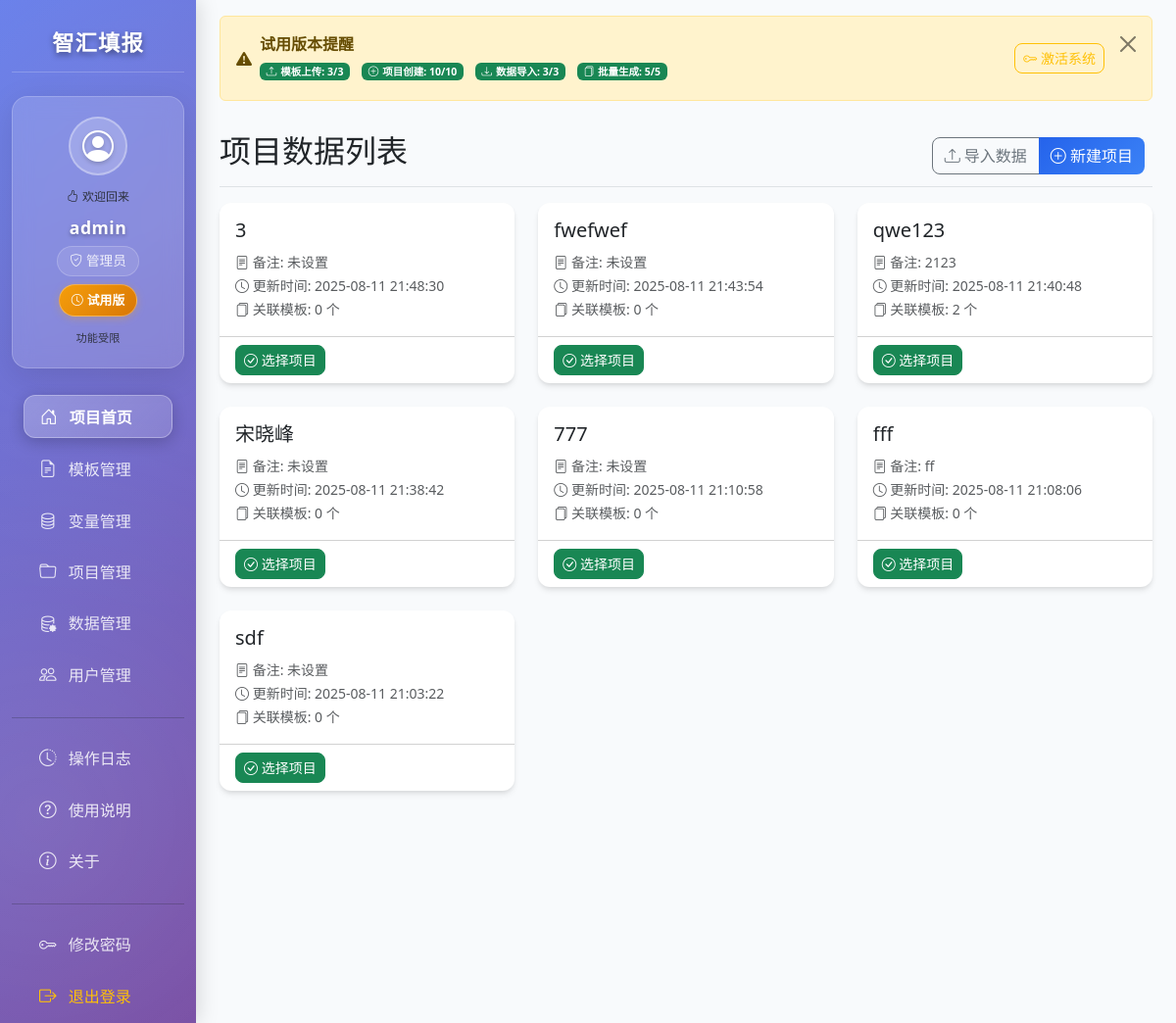
Before: / (signed in) with the older database file.
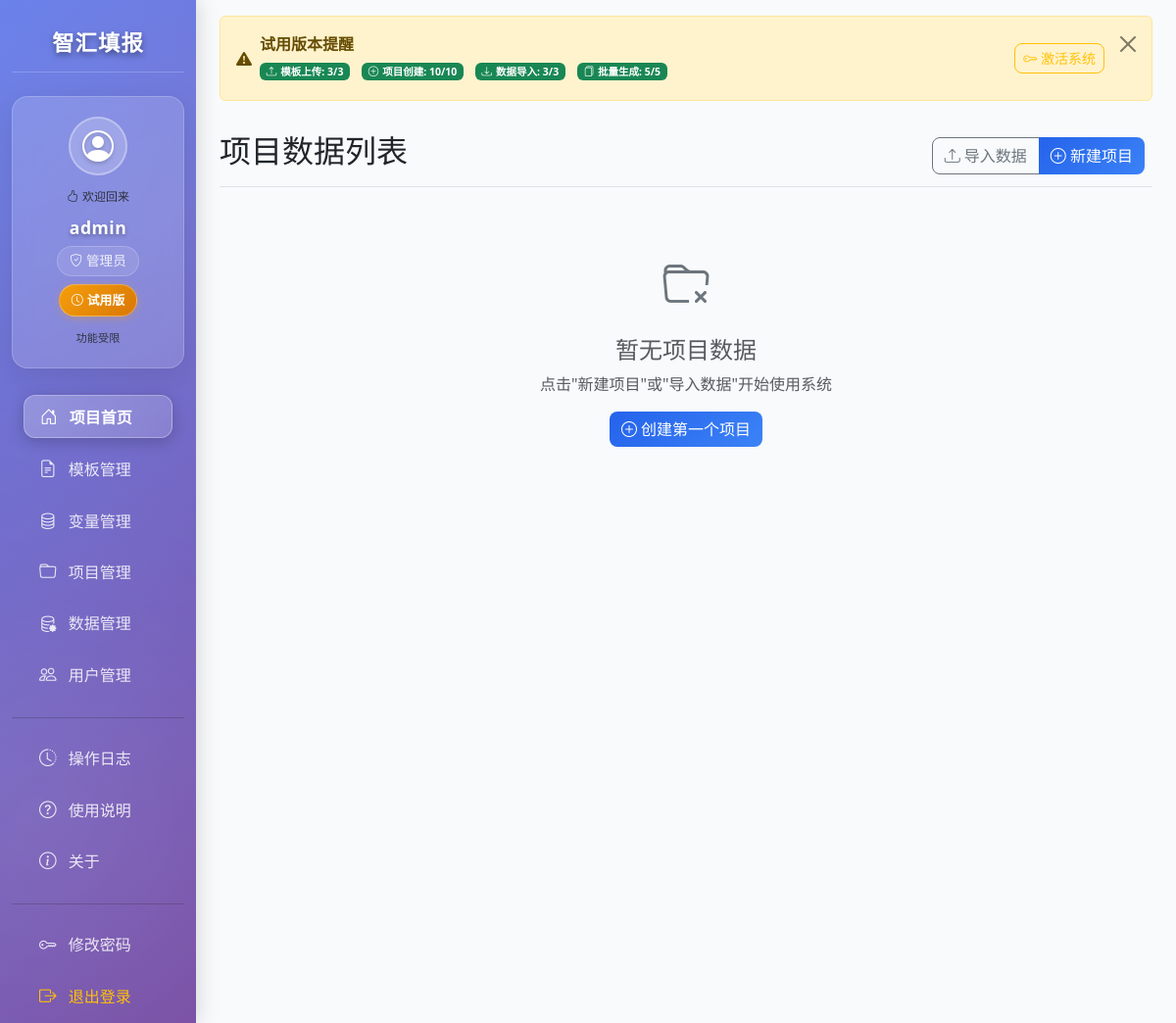
After: the same page with the newer database file.
### tables this page shows
CREATE TABLE projects (
            id INTEGER PRIMARY KEY AUTOINCREMENT,
            name TEXT NOT NULL,
            contract_number TEXT,
            created_at TIMESTAMP DEFAULT CURRENT_TIMESTAMP,
            updated_at TIMESTAMP DEFAULT CURRENT_TIMESTAMP
        , created_by INTEGER);

### app.py (the view, shortened to what this page needs)
@app.route('/')
@login_required
def index():
    conn = get_db_connection()
    cursor = conn.cursor()
    current_user_id = session.get('user_id')
    current_user_role = session.get('role')
    if current_user_role == 'admin':
        cursor.execute('''
            SELECT p.id, p.name, p.contract_number, p.updated_at,
                   COUNT(DISTINCT tv.variable_name) as template_count
            FROM projects p
            LEFT JOIN project_data pd ON p.id = pd.project_id
            LEFT JOIN template_variables tv ON tv.variable_name = pd.variable_name
            GROUP BY p.id
            ORDER BY p.updated_at DESC
        ''')
    projects = cursor.fetchall()
    conn.close()
    return render_template('index.html', projects=projects)

### templates/index.html (shortened to what this page needs)
{% extends "base.html" %}
{% block content %}
<div id="trialStatusAlert" class="alert alert-warning alert-dismissible fade show" role="alert" style="display: none;">
    <div class="d-flex align-items-center">
        <i class="bi bi-exclamation-triangle-fill me-2"></i>
        <div class="flex-grow-1">
            <strong>试用版本提醒</strong>
            <div id="trialStatusContent"></div>
        </div>
        <a href="/about" class="btn btn-sm btn-outline-warning ms-2">
            <i class="bi bi-key"></i> 激活系统
        </a>
    </div>
    <button type="button" class="btn-close" data-bs-dismiss="alert"></button>
</div>
<div class="d-flex justify-content-between flex-wrap flex-md-nowrap align-items-center pt-3 pb-2 mb-3 border-bottom">
    <h1 class="h2">项目数据列表</h1>
    <div class="btn-toolbar mb-2 mb-md-0">
        <div class="btn-group me-2">
            <button type="button" class="btn btn-outline-secondary" onclick="importData()">
                <i class="bi bi-upload"></i> 导入数据
            </button>
            <button type="button" class="btn btn-primary" onclick="createProject()">
                <i class="bi bi-plus-circle"></i> 新建项目
            </button>
        </div>
    </div>
</div>
<div class="row">
    {% if projects %}
        {% for project in projects %}
        <div class="col-md-6 col-lg-4 mb-4">
            <div class="card card-hover h-100">
                <div class="card-body">
                    <h5 class="card-title">{{ project[1] }}</h5>
                    <p class="card-text">
                        <small class="text-muted">
                            <i class="bi bi-file-text"></i> 备注: {{ project[2] or '未设置' }}<br>
                            <i class="bi bi-clock"></i> 更新时间: {{ project[3] }}<br>
                            <i class="bi bi-files"></i> 关联模板: {{ project[4] or 0 }} 个
                        </small>
                    </p>
                </div>
                <div class="card-footer bg-transparent">
                    <button class="btn btn-success btn-sm" onclick="selectProject({{ project[0] }}, '{{ project[1] }}')">
                        <i class="bi bi-check-circle"></i> 选择项目
                    </button>
                </div>
            </div>
        </div>
        {% endfor %}
    {% else %}
        <div class="col-12">
            <div class="text-center py-5">
                <i class="bi bi-folder-x" style="font-size: 3rem; color: #6c757d;"></i>
                <h4 class="mt-3 text-muted">暂无项目数据</h4>
                <p class="text-muted">点击"新建项目"或"导入数据"开始使用系统</p>
                <button class="btn btn-primary" onclick="createProject()">
                    <i class="bi bi-plus-circle"></i> 创建第一个项目
                </button>
            </div>
        </div>
    {% endif %}
</div>
{% endblock %}

### templates/base.html (shortened to what this page needs)
<!DOCTYPE html>
<html lang="zh-CN">
<head>
    <link href="{{ url_for('static', filename='css/bootstrap.min.css') }}" rel="stylesheet">
    <link href="{{ url_for('static', filename='css/bootstrap-icons.css') }}" rel="stylesheet">
    <link href="{{ url_for('static', filename='css/animate.min.css') }}" rel="stylesheet">
</head>
<body>
    <div class="toast-container position-fixed top-0 end-0 p-3" style="z-index: 1050;">
    </div>
    <div class="container-fluid">
        <div class="row">
            <nav id="sidebar" class="col-md-3 col-lg-2 d-md-block sidebar collapse">
                <div class="position-sticky pt-3">
                    <h5 class="text-center system-title">智汇填报</h5>
                    {% if session.user_id %}
                    <div class="user-info-card mb-4 px-3">
                        <div class="user-avatar-section text-center mb-2">
                            <div class="user-avatar">
                                <i class="bi bi-person-circle"></i>
                            </div>
                        </div>
                        <div class="user-details text-center">
                            <div class="user-greeting">
                                <small class="text-white-75"><i class="bi bi-hand-thumbs-up me-1"></i>欢迎回来</small>
                            </div>
                            <div class="username">{{ session.username }}</div>
                            <div class="user-role">
                                <i class="bi bi-shield-check me-1"></i>
                                <span>{{ session.role_name or '普通用户' }}</span>
                            </div>
                            <div class="activation-status mt-2">
                                {% if activation_status.activated %}
                                    <div class="activation-badge activated">
                                        <i class="bi bi-check-circle-fill me-1"></i>
                                        <span>已激活</span>
                                    </div>
                                    {% if activation_status.days_remaining is defined and activation_status.days_remaining >= 0 %}
                                        <div class="activation-info">
                                            <small class="text-white-75">剩余 {{ activation_status.days_remaining }} 天</small>
                                        </div>
                                    {% endif %}
                                {% else %}
                                    <div class="activation-badge trial">
                                        <i class="bi bi-clock me-1"></i>
                                        <span>试用版</span>
                                    </div>
                                    <div class="activation-info">
                                        <small class="text-white-75">功能受限</small>
                                    </div>
                                {% endif %}
                            </div>
                        </div>
                    </div>
                    {% endif %}
                    <ul class="nav flex-column">
                        <li class="nav-item mb-1">
                            <a class="nav-link {% if request.endpoint == 'index' %}active{% endif %} py-2" href="{{ url_for('index') }}">
                                <i class="bi bi-house-door me-2"></i> 项目首页
                            </a>
                        </li>
                        <li class="nav-item mb-1">
                            <a class="nav-link {% if request.endpoint == 'templates' %}active{% endif %} py-2" href="{{ url_for('templates') }}">
                                <i class="bi bi-file-earmark-text me-2"></i> 模板管理
                            </a>
                        </li>
                        <li class="nav-item mb-1">
                            <a class="nav-link {% if request.endpoint == 'variables' %}active{% endif %} py-2" href="{{ url_for('variables') }}">
                                <i class="bi bi-database me-2"></i> 变量管理
                            </a>
                        </li>
                        <li class="nav-item mb-1">
                            <a class="nav-link {% if request.endpoint == 'projects' %}active{% endif %} py-2" href="{{ url_for('projects') }}">
                                <i class="bi bi-folder me-2"></i> 项目管理
                            </a>
                        </li>
                        <li class="nav-item mb-1">
                            <a class="nav-link {% if request.endpoint == 'data_management' %}active{% endif %} py-2" href="{{ url_for('data_management') }}">
                                <i class="bi bi-database-gear me-2"></i> 数据管理
                            </a>
                        </li>
                        {% if session.role == 'admin' %}
                        <li class="nav-item mb-1">
                            <a class="nav-link {% if request.endpoint == 'users' %}active{% endif %} py-2" href="{{ url_for('users') }}">
                                <i class="bi bi-people me-2"></i> 用户管理
                            </a>
                        </li>
                        {% endif %}
                        <hr class="my-3">
                        <li class="nav-item mb-1">
                            <a class="nav-link {% if request.endpoint == 'logs' %}active{% endif %} py-2" href="{{ url_for('logs') }}">
                                <i class="bi bi-clock-history me-2"></i> 操作日志
                            </a>
                        </li>
                        <li class="nav-item mb-1">
                            <a class="nav-link {% if request.endpoint == 'help' %}active{% endif %} py-2" href="{{ url_for('help') }}">
                                <i class="bi bi-question-circle me-2"></i> 使用说明
                            </a>
                        </li>
                        <li class="nav-item mb-1">
                            <a class="nav-link {% if request.endpoint == 'about' %}active{% endif %} py-2" href="{{ url_for('about') }}">
                                <i class="bi bi-info-circle me-2"></i> 关于
                            </a>
                        </li>
                        <hr class="my-3">
                        {% if session.user_id %}
                        <li class="nav-item mb-1">
                            <a class="nav-link py-2" href="#" onclick="showChangePasswordModal()" title="修改密码">
                                <i class="bi bi-key me-2"></i> 修改密码
                            </a>
                        </li>
                        <li class="nav-item mb-1">
                            <a class="nav-link py-2 text-warning" href="{{ url_for('logout') }}" title="退出登录">
                                <i class="bi bi-box-arrow-right me-2"></i> 退出登录
                            </a>
                        </li>
                        {% else %}
                        <li class="nav-item mb-1">
                            <a class="nav-link py-2 text-success" href="{{ url_for('login') }}" title="用户登录">
                                <i class="bi bi-box-arrow-in-right me-2"></i> 用户登录
                            </a>
                        </li>
                        {% endif %}
                    </ul>
                </div>
            </nav>
            <main class="col-md-9 ms-sm-auto col-lg-10 px-md-4 main-content">
                <div class="pt-3">
                    {% block content %}{% endblock %}
                </div>
            </main>
        </div>
    </div>
</body>
</html>

Changed rows visible on the page:
removed projects: name "3", contract_number "未设置", updated_at "2025-08-11 21:48:30", project "0"
removed projects: name "fwefwef", contract_number "未设置", updated_at "2025-08-11 21:43:54", project "0"
removed projects: name "qwe123", contract_number "2123", updated_at "2025-08-11 21:40:48", project "2"
removed projects: name "宋晓峰", contract_number "未设置", updated_at "2025-08-11 21:38:42", project "0"
removed projects: name "777", contract_number "未设置", updated_at "2025-08-11 21:10:58", project "0"
removed projects: name "fff", contract_number "ff", updated_at "2025-08-11 21:08:06", project "0"
removed projects: name "sdf", contract_number "未设置", updated_at "2025-08-11 21:03:22", project "0"
Other visible differences:
text now shown: "暂无项目数据 点击\"新建项目\"或\"导入数据\"开始使用系统 创建第一个项目"
